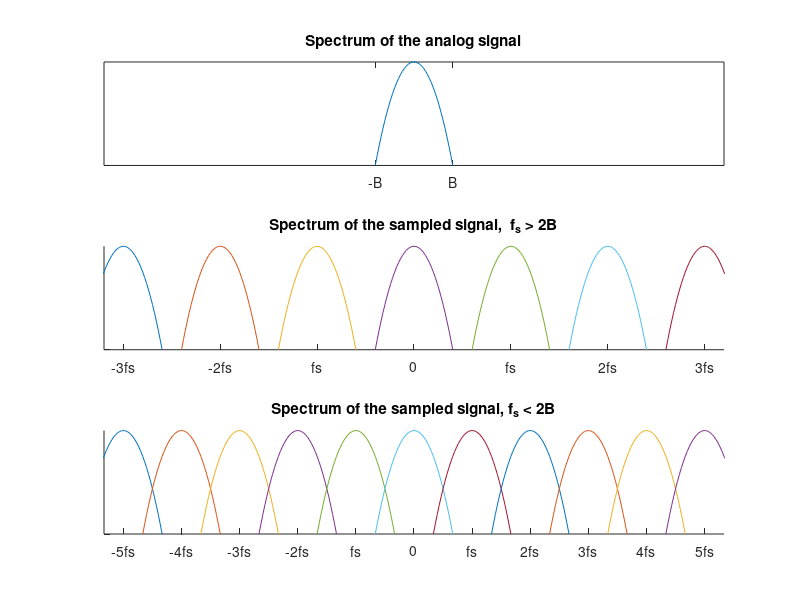

Write the MATLAB code that produced this figure. (Note: this script raises an error after producing the figure.)
function demoSamplingAliasing

% % % % % % % % % % % % % % % % % % % % % % % % % % % % % % 
% PART A: FIGURE OF SPECTRUM FOR THE SAMPLING PROCESS
% % % % % % % % % % % % % % % % % % % % % % % % % % % % % % 

B = 2;
nSpectrals = 8;

x = -B:0.1:B;
F = -x.^2 + B^2;

subplot(3,1,1); plot(x, F); title('Spectrum of the analog signal');
axis([-B*nSpectrals B*nSpectrals 0 max(F)]);
set(gca, 'XTick', [-B B]); set(gca, 'XTickLabel', {'-B' 'B'})
set(gca, 'YTick', [0]); set(gca, 'YTickLabel', {''});

subplot(3,1,2);
hold on;
fs = B * 2.5;
numOfPlots = round(nSpectrals * B / fs);
xTicks = [];
xTicksLabels = {};
for i=-numOfPlots:numOfPlots
    plot(x+i*fs, F);   
    xTicks = [xTicks i*fs];
    if i==0
        xTicksLabels{end+1} = '0';
    else
        if i==1 || i==-1
            xTicksLabels{end+1} = sprintf('fs');
        else
            xTicksLabels{end+1} = sprintf('%dfs',i);            
        end
    end
end
title('Spectrum of the sampled signal,  f_s > 2B');

axis([-B*nSpectrals B*nSpectrals 0 max(F)]);
set(gca, 'XTick', xTicks); 
set(gca, 'XTickLabel', xTicksLabels);
set(gca, 'YTick', [0]); set(gca, 'YTickLabel', {''});


subplot(3,1,3);
hold on;
fs = B * 1.5;
numOfPlots = round(nSpectrals * B / fs);
xTicks = [];
xTicksLabels = {};
for i=-numOfPlots:numOfPlots
    plot(x+i*fs, F);   
    xTicks = [xTicks i*fs];
    if i==0
        xTicksLabels{end+1} = '0';
    else
        if i==1 || i==-1
            xTicksLabels{end+1} = sprintf('fs');
        else
            xTicksLabels{end+1} = sprintf('%dfs',i);            
        end
    end
end
title('Spectrum of the sampled signal, f_s < 2B');

axis([-B*nSpectrals B*nSpectrals 0 max(F)]);
set(gca, 'XTick', xTicks); 
set(gca, 'XTickLabel', xTicksLabels);
set(gca, 'YTick', [0]); set(gca, 'YTickLabel', {''});


% % % % % % % % % % % % % % % % % % % % % % % % % % % % % % 
% PART B: ALIASING EXAMPLE
% % % % % % % % % % % % % % % % % % % % % % % % % % % % % % 

fs1 = 8000;
fs2 = 4000;

freqs = [200 500 3000];
totalDur = 1;

t1 = 0:1/fs1:totalDur;
t2 = 0:1/fs2:totalDur;

x1 = zeros(size(t1));
x2 = zeros(size(t2));

for i=1:length(freqs)
    x1 = x1 + cos(2*pi*t1*freqs(i));
    x2 = x2 + cos(2*pi*t2*freqs(i));
end

x1 = x1 / length(freqs);
x2 = x2 / length(freqs);

[FFT1, Freq1] = getDFT(x1, fs1);
[FFT2, Freq2] = getDFT(x2, fs2);

figure;
subplot(2,1,1); 
plot(Freq1, FFT1); xlabel('freq (Hz)');
title(sprintf('f_s = %d', fs1));
set(gca, 'YTickLabel', {});
subplot(2,1,2); 
plot(Freq2, FFT2); xlabel('freq (Hz)');
title(sprintf('f_s = %d', fs2));
set(gca, 'YTickLabel', {});